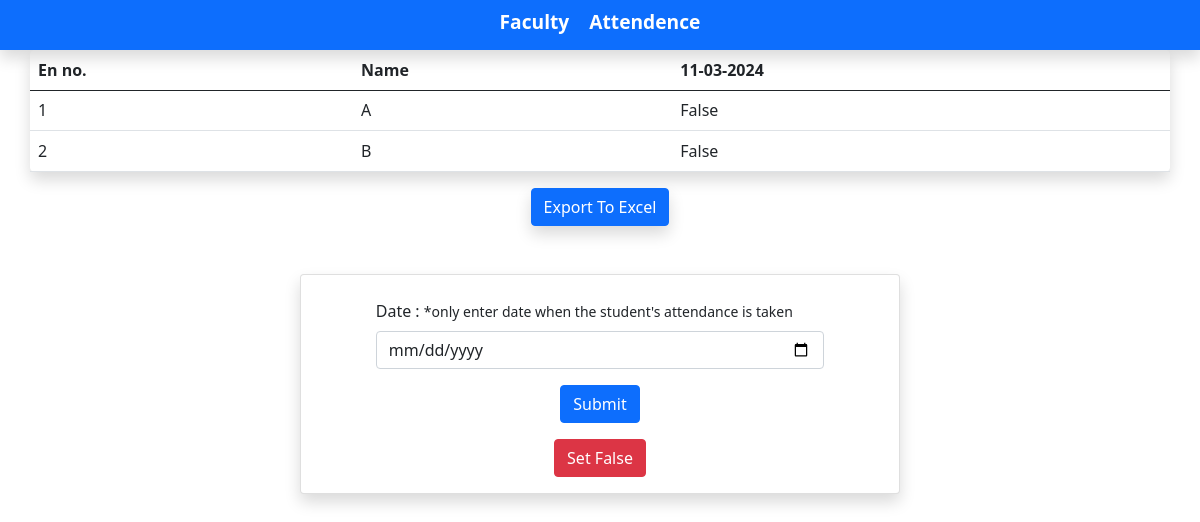
/faculty/, run on an earlier commit of the app's database.
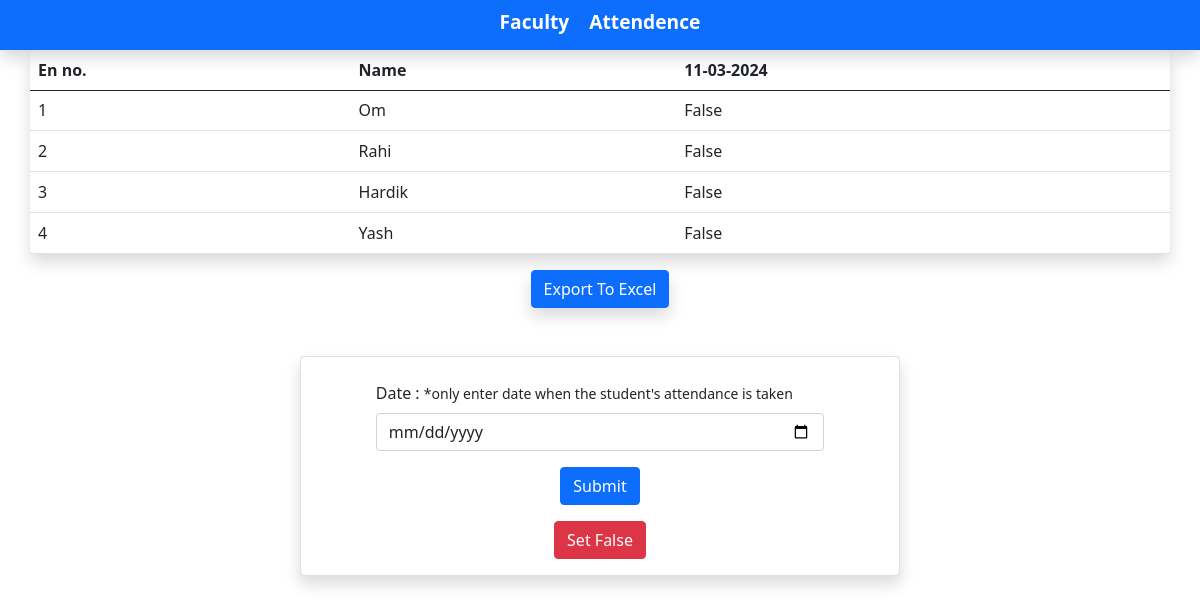
And on a later commit of the database.
### college_admin/models.py (models this page shows)
class register(models.Model):
    en_no = models.TextField(max_length=20,primary_key=True)
    name = models.TextField(max_length=20)
    img = models.ImageField(upload_to="img/")
    attended = models.BooleanField(default=False)
    cap_img = models.ImageField(upload_to='cap_images/')

### faculty/views.py (the view, shortened to what this page needs)
# urls.py: path('',F_home,name='F_home'),
def F_home(request):
    data = register.objects.values("en_no", "name", "attended")
    date = ""
    context = {
        "page": "Faculty",
        "data": data,
        "current_datetime": current_datetime,
    }
    return render(request, "F_index.html", context)

### faculty/templates/F_index.html (shortened to what this page needs)
{% extends "./base.html" %}
{% block index %}
<table class="table container shadow rounded-3 border-5">
  <thead>
    <tr>
      <th scope="col">En no.</th>
      <th scope="col">Name</th>
      <th scope="col">{{ current_datetime|date:"d-m-Y"}}</th>
    </tr>
  </thead>
  <tbody>
    <tr>
      {% for row in data %}
    <tr>
      <td>{{ row.en_no }}</td>
      <td>{{ row.name }}</td>
      <td>{{ row.attended }}</td>
    </tr>
    {% endfor %}
    </tr>
  </tbody>
</table>
<form method="post" action="{% url 'export_to_excel' %}">
  <div class="d-block custom-button mt-3">
    <button type="submit" class="btn btn-primary shadow">Export To Excel</button>
  </div>
</form>
<div class="d-flex justify-content-center">
  <section class="card shadow m-5 d-flex justify-content-center align-items-center w-50">
    <div class="mb-3 w-75 d-block m-4">
      <form method="post">
          <label for="exampleInputEmail1" class="form-label d-block">Date : <small>*only enter date when the student's
              attendance is taken</small> </label>
          <input type="date" class="form-control" name="date">
          <div class="d-block custom-button mt-3">
            <button type="submit" class="btn btn-primary">Submit</button>
          </div>
      </form>
      <form method="post" action="{% url 'empty' %}">
        <div class="d-block custom-button mt-3">
          <button type="submit" class="btn btn-danger">Set False</button>
        </div>
      </form>
    </div>
  </section>
  {% endblock %}

### User/templates/base.html (shortened to what this page needs)
{% load static %}
<!DOCTYPE html>
<html lang="en">
<head>
    <link href="https://cdn.jsdelivr.net/npm/bootstrap@5.0.2/dist/css/bootstrap.min.css" rel="stylesheet"
>
    <link rel="stylesheet" type="text/css" href="{% static 'css/CA_index.css' %}">
</head>
<body class="">
    <nav class="navbar navbar-dark bg-primary navbar-expand-lg center-navbar justify-content-center shadow">
        <div class="d-flex">
                <ul class="navbar-nav flex-row">
                    <li class="nav-item">
                        <a class="custom-link" href="{% url 'F_home' %}">Faculty</a>
                    </li>
                    <li class="nav-item">
                        <a class="custom-link" href="{% url 'U_home' %}">Attendence</a>
                    </li>
                </ul>
        </div>
    </nav>
    {% block index %}
    {% endblock %}
</body>
</html>

### college_admin/static/css/CA_index.css (style rules this page uses)
.custom-button { text-align: center; }
.custom-link { color: #ffffff; font-size: larger; text-decoration: none; margin: 10px 10px; transition: all 0.5s ease-in-out; font-weight: bold; font-family: 'Segoe UI', Tahoma, Geneva, Verdana, sans-serif; }
.nav-item { margin-bottom: 5px; }

What changed in the data, as far as the page shows it:
changed register id 1: name "A" → "Om"
changed register id 2: name "B" → "Rahi"
added register: en_no "3", name "Hardik", attended "False"
added register: en_no "4", name "Yash", attended "False"
